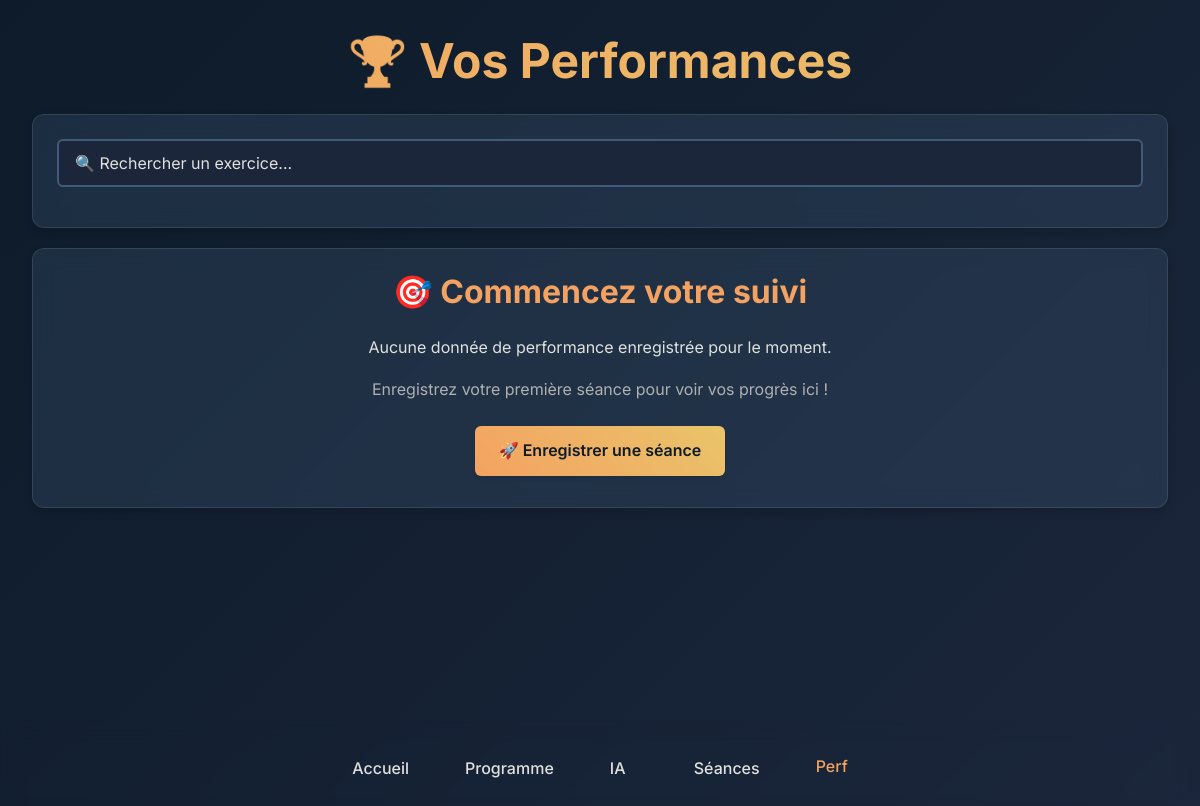
/progress, run on an earlier commit of the app's database.
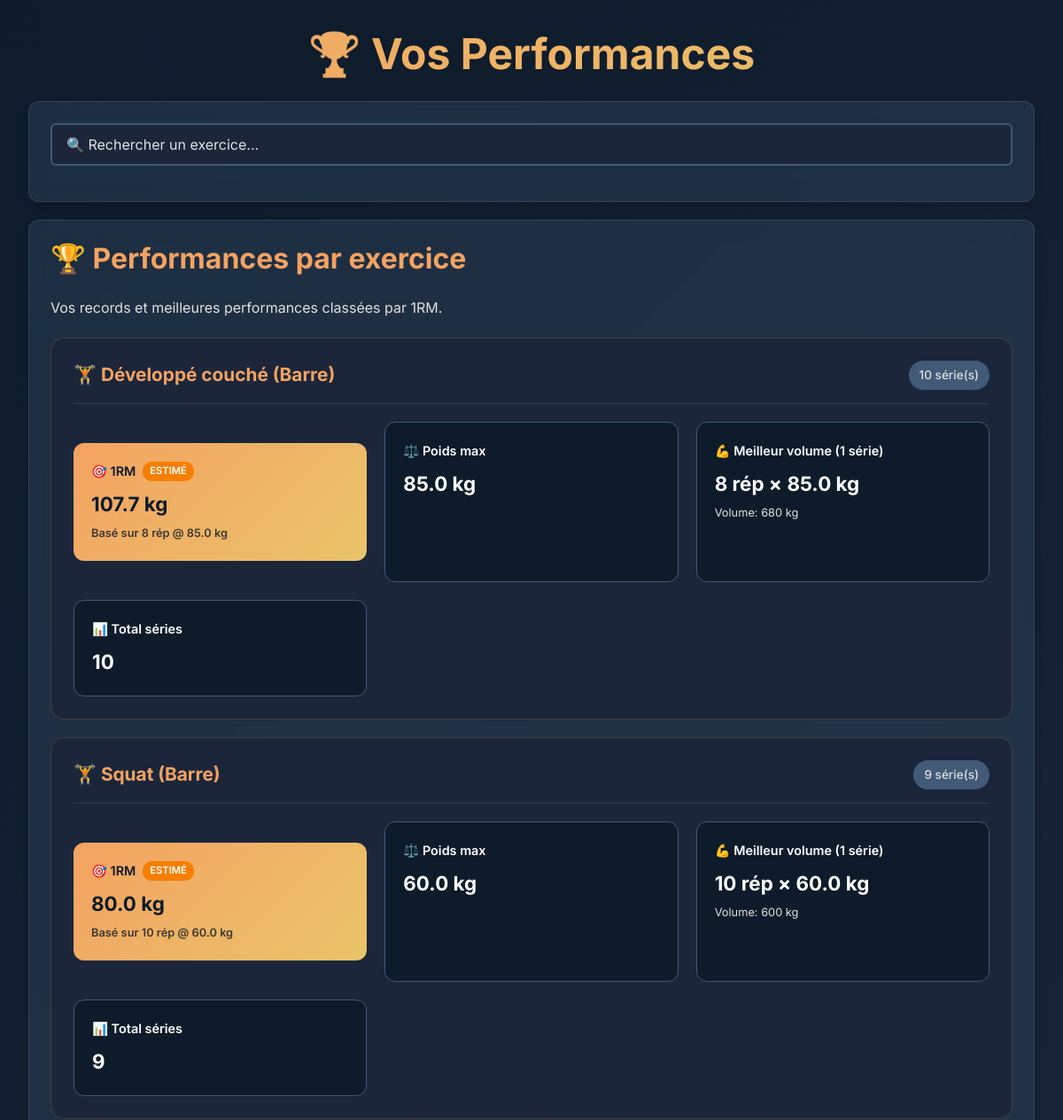
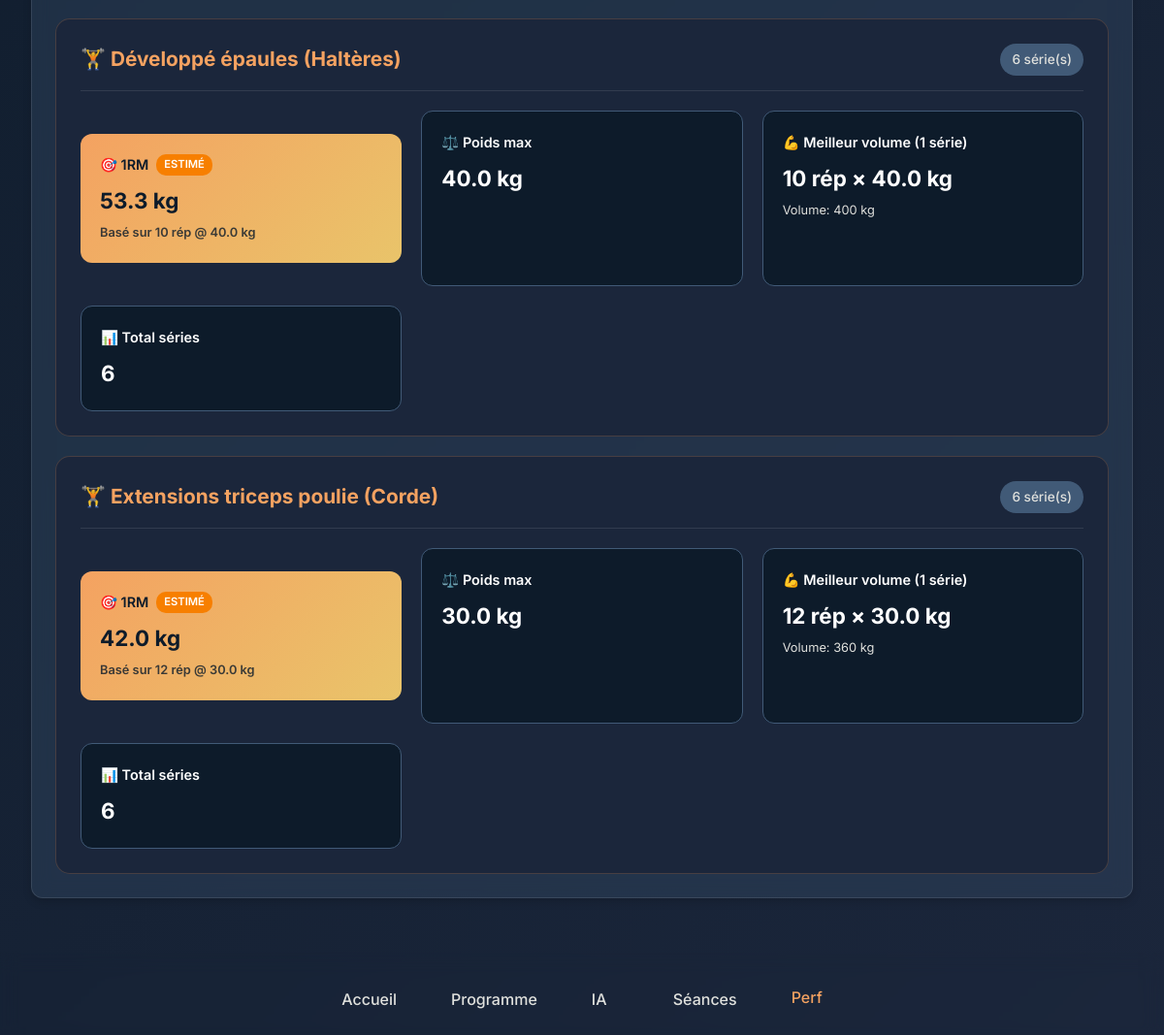
And on a later commit of the database (2 pictures, top to bottom).
### tables this page shows
CREATE TABLE sets (
                    id INTEGER PRIMARY KEY AUTOINCREMENT,
                    exercise_id INTEGER NOT NULL,
                    set_number INTEGER NOT NULL,
                    reps INTEGER NOT NULL,
                    weight REAL NOT NULL,
                    FOREIGN KEY (exercise_id) REFERENCES "exercises_old" (id) ON DELETE CASCADE
                );

CREATE TABLE exercises (
                        id INTEGER PRIMARY KEY AUTOINCREMENT,
                        session_id INTEGER NOT NULL,
                        exercise_name TEXT NOT NULL,
                        FOREIGN KEY (session_id) REFERENCES sessions (id) ON DELETE CASCADE
                    );

### app.py (the view)
@app.route('/progress')
def view_progress():
    exercise_stats = {}
    try:
        with sqlite3.connect('database.db') as conn:
            cur = conn.cursor()
            cur.execute("""
                SELECT e.exercise_name, st.reps, st.weight, s.date
                FROM exercises e
                JOIN sets st ON e.id = st.exercise_id
                JOIN sessions s ON e.session_id = s.id
                ORDER BY s.date DESC
            """)
            all_sets = cur.fetchall() or []
            for exercise_name, reps, weight, date in all_sets:
                if exercise_name and reps > 0 and weight > 0:
                    current_1rm = calculate_1rm(weight, reps)
                    current_volume = reps * weight
                    if exercise_name not in exercise_stats:
                        exercise_stats[exercise_name] = {
                            'max_weight': weight,
                            'max_1rm': current_1rm,
                            'best_1rm_reps': reps,
                            'best_1rm_weight': weight,
                            'best_volume_reps': reps,
                            'best_volume_weight': weight,
                            'best_volume_total': current_volume,
                            'total_sets': 1,
                            'has_actual_1rm': (reps == 1),
                            'last_date': date
                        }
                    else:
                        stats = exercise_stats[exercise_name]
                        if weight > stats['max_weight']:
                            stats['max_weight'] = weight
                        if current_1rm > stats['max_1rm']:
                            stats['max_1rm'] = current_1rm
                            stats['best_1rm_reps'] = reps
                            stats['best_1rm_weight'] = weight
                            if reps == 1:
                                stats['has_actual_1rm'] = True
                        if current_volume > stats['best_volume_total']:
                            stats['best_volume_reps'] = reps
                            stats['best_volume_weight'] = weight
                            stats['best_volume_total'] = current_volume
                        stats['total_sets'] += 1
    except sqlite3.Error as e:
        print(f"Erreur de base de données dans view_progress: {e}")
        init_db()
        exercise_stats = {}
    except Exception as e:
        print(f"Erreur inattendue dans view_progress: {e}")
        exercise_stats = {}
    try:
        sorted_exercises = sorted(exercise_stats.items(), key=lambda x: x[1]['max_1rm'], reverse=True)
    except Exception as e:
        print(f"Erreur lors du tri des exercices : {e}")
        sorted_exercises = []
    return render_template('progress.html',
                         exercise_stats=sorted_exercises,
                         total_exercises=len(exercise_stats))

### app.py (called while the page is built)
def calculate_1rm(weight, reps):
    try:
        weight = float(weight) if weight is not None else 0.0
        reps = int(reps) if reps is not None else 1
        if weight <= 0 or reps <= 0:
            return 0.0
        if reps == 1:
            return weight
        elif reps <= 12:  # Formule fiable jusqu'à 12 reps
            return round(weight * (1 + reps / 30), 1)
        else:  # Pour plus de 12 reps, estimation moins précise
            return round(weight * (1 + reps / 30), 1)
    except (ValueError, TypeError, ZeroDivisionError) as e:
        print(f"Erreur dans calculate_1rm: {e}, weight={weight}, reps={reps}")
        return 0.0

### templates/progress.html (shortened to what this page needs)
{% extends "base.html" %}
{% block content %}
<div class="fade-in">
    <h1>🏆 Vos Performances</h1>
    <div class="card search-section">
        <div class="search-container">
            <div class="search-input-container">
                <input type="text"
                       id="exerciseSearch"
                       class="search-input"
                       placeholder="🔍 Rechercher un exercice..."
                       autocomplete="off">
            </div>
        </div>
    </div>
    {% if exercise_stats %}
    <div class="card">
        <h2>🏆 Performances par exercice</h2>
        <p>Vos records et meilleures performances classées par 1RM.</p>
        <div class="exercises-performance">
            {% for exercise_name, stats in exercise_stats %}
            <div class="exercise-performance-card">
                <div class="exercise-header">
                    <h3>🏋️ {{ exercise_name }}</h3>
                    <span class="sessions-count">{{ stats.total_sets }} série(s)</span>
                </div>
                <div class="performance-grid">
                    <div class="performance-item highlight">
                        <div class="performance-label">
                            🎯 1RM
                            {% if stats.has_actual_1rm %}
                                <span class="badge-actual">Réel</span>
                            {% else %}
                                <span class="badge-estimated">Estimé</span>
                            {% endif %}
                        </div>
                        <div class="performance-value">{{ "%.1f"|format(stats.max_1rm) }} kg</div>
                        <div class="performance-subtitle">
                            Basé sur {{ stats.best_1rm_reps }} rép @ {{ stats.best_1rm_weight }} kg
                        </div>
                    </div>
                    <div class="performance-item">
                        <div class="performance-label">⚖️ Poids max</div>
                        <div class="performance-value">{{ stats.max_weight }} kg</div>
                    </div>
                    <div class="performance-item">
                        <div class="performance-label">💪 Meilleur volume (1 série)</div>
                        <div class="performance-value">
                            {{ stats.best_volume_reps }} rép × {{ stats.best_volume_weight }} kg
                        </div>
                        <div class="performance-subtitle">
                            Volume: {{ "%.0f"|format(stats.best_volume_total) }} kg
                        </div>
                    </div>
                    <div class="performance-item">
                        <div class="performance-label">📊 Total séries</div>
                        <div class="performance-value">{{ stats.total_sets }}</div>
                    </div>
                </div>
            </div>
            {% endfor %}
        </div>
    </div>
    {% else %}
    <div class="card text-center">
        <h2>🎯 Commencez votre suivi</h2>
        <p>Aucune donnée de performance enregistrée pour le moment.</p>
        <p style="color: var(--text-muted); margin-bottom: var(--spacing-lg);">Enregistrez votre première séance pour voir vos progrès ici !</p>
        <a href="/track" class="btn btn-primary">
            🚀 Enregistrer une séance
        </a>
    </div>
    {% endif %}
</div>
{% endblock %}

### templates/base.html (shortened to what this page needs)
<!DOCTYPE html>
<html lang="fr">
<head>
    <link rel="stylesheet" href="{{ url_for('static', filename='css/style.css') }}">
</head>
<body>
    <div class="container">
        {% block content %}{% endblock %}
    </div>
    <nav class="nav-bottom">
        <div class="nav-links">
            <a href="/" class="nav-link {% if request.endpoint == 'home' %}active{% endif %}">
                Accueil
            </a>
            <a href="/programme" class="nav-link {% if request.endpoint == 'programme' %}active{% endif %}">
                Programme
            </a>
            <a href="/ai" class="nav-link {% if request.endpoint == 'ai_coach' %}active{% endif %}">
                IA
            </a>
            <a href="/track" class="nav-link {% if request.endpoint == 'track_performance' %}active{% endif %}">
                Séances
            </a>
            <a href="/progress" class="nav-link {% if request.endpoint == 'view_progress' %}active{% endif %}">
                Perf
            </a>
        </div>
    </nav>
</body>
</html>

### static/css/style.css (style rules this page uses)
:root { --primary: #0D1B2A; --secondary: #1B263B; --accent: #F4A261; --accent-secondary: #E9C46A; --surface: #415A77; --surface-light: #778DA9; --text-primary: #FFFFFF; --text-secondary: #E0E1DD; --text-muted: #B0B0B0; --success: #2D6A4F; --warning: #F77F00; --error: #D62828; --shadow-light: 0 2px 4px rgba(0, 0, 0, 0.1); --shadow-medium: 0 4px 8px rgba(0, 0, 0, 0.15); --shadow-heavy: 0 8px 16px rgba(0, 0, 0, 0.2); --radius-small: 6px; --radius-medium: 12px; --radius-large: 16px; --spacing-xs: 0.5rem; --spacing-sm: 0.75rem; --spacing-md: 1rem; --spacing-lg: 1.5rem; --spacing-xl: 2rem; --spacing-xxl: 3rem; --transition-fast: 0.15s ease-in-out; --transition-normal: 0.25s ease-in-out; --transition-slow: 0.4s ease-in-out; }
* { margin: 0; padding: 0; box-sizing: border-box; }
html { font-size: 16px; scroll-behavior: smooth; }
body { font-family: 'Inter', 'SF Pro Display', -apple-system, BlinkMacSystemFont, 'Segoe UI', Roboto, sans-serif; background: linear-gradient(135deg, var(--primary) 0%, var(--secondary) 100%); color: var(--text-primary); line-height: 1.6; min-height: 100vh; padding-bottom: 80px; overflow-x: hidden; }
h1, h2, h3, h4, h5, h6 { font-weight: 700; line-height: 1.2; margin-bottom: var(--spacing-md); color: var(--text-primary); }
h1 { font-size: 2.5rem; background: linear-gradient(45deg, var(--accent), var(--accent-secondary)); -webkit-background-clip: text; -webkit-text-fill-color: transparent; background-clip: text; text-align: center; margin-bottom: var(--spacing-lg); }
h2 { font-size: 2rem; color: var(--accent); margin-bottom: var(--spacing-lg); }
h3 { font-size: 1.5rem; color: var(--accent-secondary); }
p { margin-bottom: var(--spacing-md); color: var(--text-secondary); font-size: 1rem; font-weight: 400; }
.container { max-width: 600px; margin: 0 auto; padding: var(--spacing-md); min-height: calc(100vh - 80px); }
.card { background: rgba(65, 90, 119, 0.3); backdrop-filter: blur(10px); border: 1px solid rgba(255, 255, 255, 0.1); border-radius: var(--radius-medium); padding: var(--spacing-lg); margin-bottom: var(--spacing-lg); box-shadow: var(--shadow-medium); transition: all var(--transition-normal); }
input[type="text"], input[type="number"], input[type="email"], input[type="password"], textarea, select { width: 100%; padding: var(--spacing-sm) var(--spacing-md); border: 2px solid var(--surface); border-radius: var(--radius-small); background: var(--secondary); color: var(--text-primary); font-size: 1rem; font-family: inherit; transition: all var(--transition-fast); margin-bottom: var(--spacing-md); }
input::placeholder, textarea::placeholder { color: var(--text-muted); }
.nav-bottom { position: fixed; bottom: 0; left: 0; right: 0; background: rgba(13, 27, 42, 0.95); backdrop-filter: blur(10px); border-top: 1px solid rgba(244, 162, 97, 0.3); padding: var(--spacing-sm); z-index: 1000; }
.nav-links { display: flex; justify-content: space-around; align-items: center; max-width: 600px; margin: 0 auto; }
.nav-link { display: flex; flex-direction: column; align-items: center; text-decoration: none; color: var(--text-secondary); font-size: 0.75rem; font-weight: 500; padding: var(--spacing-xs); border-radius: var(--radius-small); transition: all var(--transition-fast); min-width: 60px; }
.nav-link:hover, .nav-link.active { color: var(--accent); transform: translateY(-2px); }
.highlight { background: linear-gradient(45deg, var(--accent), var(--accent-secondary)); padding: var(--spacing-md); border-radius: var(--radius-medium); margin: var(--spacing-lg) 0; color: var(--primary); font-weight: 600; }
.fade-in { animation: fadeIn var(--transition-slow) ease-out; }
@media (min-width: 1024px) { .container { max-width: 1200px; padding: var(--spacing-xl); } }
@media (min-width: 1024px) { h1 { font-size: 3rem; } }
@media (min-width: 601px) { body { padding-bottom: 0; } }
@media (min-width: 601px) { .nav-bottom { position: static; background: transparent; border-top: none; padding: var(--spacing-lg) 0; } }
@media (min-width: 601px) { .nav-links { justify-content: center; gap: var(--spacing-lg); } }
@media (min-width: 601px) { .nav-link { flex-direction: row; font-size: 1rem; padding: var(--spacing-sm) var(--spacing-md); } }

What changed in the data, as far as the page shows it:
added sets: exercise_name "Développé couché (Barre)", total_sets "10", max_1rm "107.7", best_1rm_reps "8", best_1rm_weight "85.0", max_weight "85.0", best_volume_reps "8", best_volume_weight "85.0", best_volume_total "680"
added sets: exercise_name "Squat (Barre)", total_sets "9", max_1rm "80.0", best_1rm_reps "10", best_1rm_weight "60.0", max_weight "60.0", best_volume_reps "10", best_volume_weight "60.0", best_volume_total "600"
added sets: exercise_name "Développé épaules (Haltères)", total_sets "6", max_1rm "53.3", best_1rm_reps "10", best_1rm_weight "40.0", max_weight "40.0", best_volume_reps "10", best_volume_weight "40.0", best_volume_total "400"
added sets: exercise_name "Extensions triceps poulie (Corde)", total_sets "6", max_1rm "42.0", best_1rm_reps "12", best_1rm_weight "30.0", max_weight "30.0", best_volume_reps "12", best_volume_weight "30.0", best_volume_total "360"
Also different on the page:
text no longer shown: "🎯 Commencez votre suivi Aucune donnée de performance enregistrée pour le moment. Enregistrez votre première séance pour voir vos progrès ici ! 🚀 Enregistrer une séance"
text now shown: "🏆 Performances par exercice Vos records et meilleures performances classées par 1RM."
